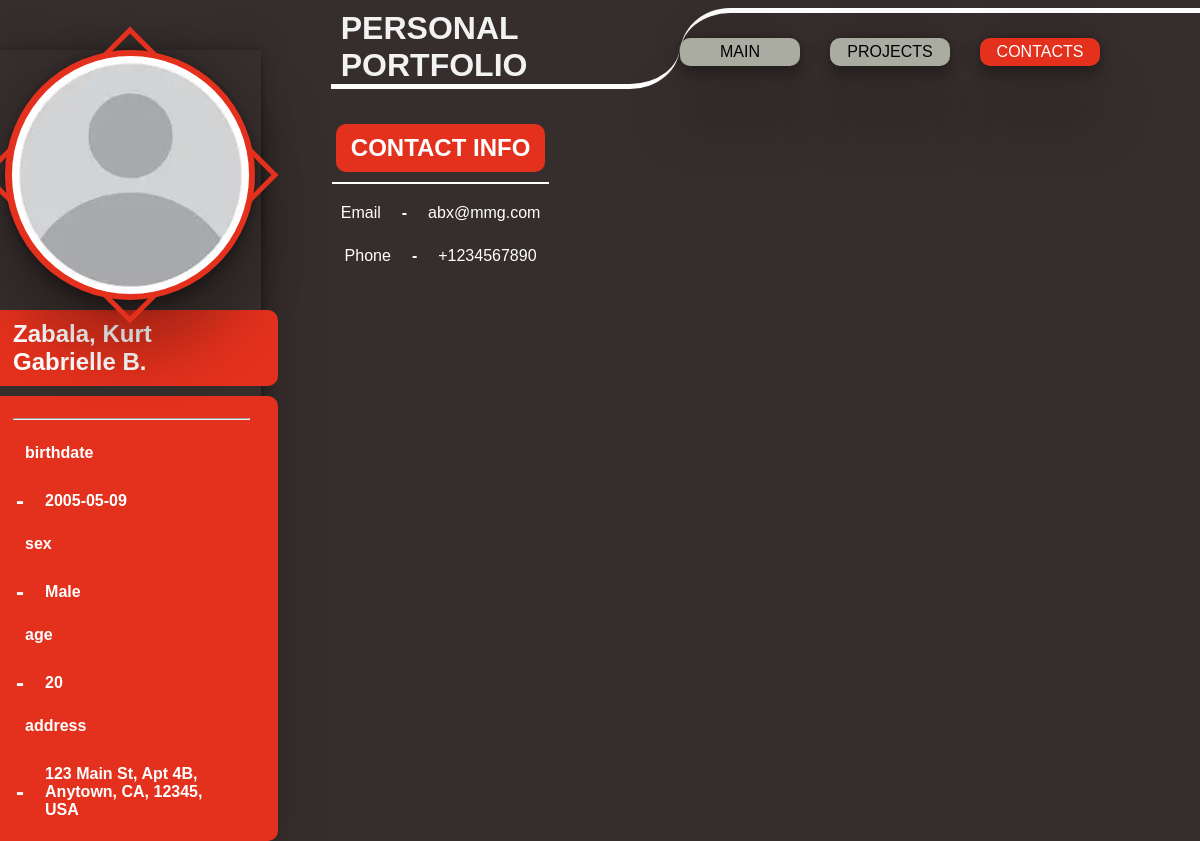
The app's page /0/contacts/index.php with its own data.
### tables this page shows
CREATE TABLE personal_data (
    id INT PRIMARY KEY AUTO_INCREMENT NOT NULL,
    firstname VARCHAR(255) NOT NULL,
    middlename VARCHAR(100),
    lastname VARCHAR(100) NOT NULL,
    suffix VARCHAR(10),
    birthdate DATE,
    status_id INT,
    sex enum('Male', 'Female', 'Other'),
    FOREIGN KEY (status_id) REFERENCES job_status(status_id)
);

CREATE TABLE contact_info (
    contact_id INT PRIMARY KEY AUTO_INCREMENT,
    id INT,
    contact_type VARCHAR(50) NOT NULL,
    contact_value VARCHAR(255) NOT NULL,
    FOREIGN KEY (id) REFERENCES personal_data(id)
);

### Properties/api/getFullname.php (called while the page is built, shortened)
<?php
    function getFullName($conn, $user_id) {
        $sql_fullname = "SELECT CONCAT(
                            lastname,
                            IF(suffix IS NOT NULL AND LENGTH(TRIM(suffix)) > 0, CONCAT(' ', suffix), ''),
                            ', ',
                            firstname,
                            ' ',
                            IF(middlename IS NOT NULL AND LENGTH(TRIM(middlename)) > 0, CONCAT(LEFT(middlename, 1), '.'), '')
                        ) AS full_name
                        FROM personal_data
                        WHERE id = ?";
        $stmt_fullname = $conn->prepare($sql_fullname);
        $stmt_fullname->bind_param('i', $user_id);
        $stmt_fullname->execute();
        $result_fullname = $stmt_fullname->get_result();
        $row_fullname = $result_fullname->fetch_assoc();
        return $row_fullname ? $row_fullname['full_name'] : '';
    }
?>

### 0/contacts/index.php (the view, shortened to what this page needs)
<?php
    include_once '../../Properties/database.php';
    include_once '../../Properties/api/functions.php';
    include_once '../../Properties/api/getFullname.php';
    $user_id = 1;
    $full_name = getFullName($conn, $user_id);
    $Main_info = getTargetTable(1);
    $box4_info = getTargetTable(2);
?>
<!DOCTYPE html>
<html lang="en">
<head>
    <link rel="stylesheet" href="../../Properties/Style/Loader.css">
    <link rel="stylesheet" href="../../Properties/Style/placeholder.css">
    <link rel="stylesheet" href="../../Properties/Style/main.css">
    <link rel="stylesheet" href="../header.css">
    <link rel="stylesheet" href="section.css">
</head>
<body>
    <div class="background-container" id="background">
        <article id="article">
            <div class="profile-container">
                <div class="profile-front">
                    <img id="profile-img" alt="image_profile">
                </div>
            </div>
            <div class="label-container">
                <?php echo $full_name?>
            </div>
            <div class="label-container">
				<hr>
                <table class="table">
                    <?php foreach ($Main_info as $key => $value) { ?>
                        <tr>
                            <td><?php echo $key?></td>
                        <tr>
                        <tr>
                            <th>-</th>
                            <td><?php echo $value?></td>
                        </tr>
                    <?php } ?>
                </table>
            </div>
        </article>
        <section id="section" class="">
            <div class="header-section ">
                <div class="title-cart">PERSONAL PORTFOLIO</div>
                <div class="tabs-container">
                    <div class="tabs" id="Home" onclick="access_page('Contacts','Home')">MAIN</div>
                    <div id="Projects" onclick="access_page('Contacts','Projects')" class="tabs">PROJECTS</div>
                    <div id="activetab" onclick="no('activetab')" class="tabs active">CONTACTS</div>
                </div>
                <div class="edit-button" id="edit_button" onclick="edit_function()">
                </div>
            </div>
            <div class="section-container">
                <?php if (!empty($box4_info)) { ?>
                <div class="box-container" id="b4">
                    <div><?php echo getBoxTitle($box4_info); ?></div>
                    <hr>
                    <table class="table">
                        <?php renderBoxRows($box4_info); ?>
                    </table>
                </div>
                <?php } ?>
            </div>
        </section>
    </div>
</body>
</html>

### Properties/api/functions.php (shortened to what this page needs)
<?php
    function getTableData($conn, $user_id, $table_id) {
        $table_data = [];
        switch($table_id) {
            case 1:
                $sql_personal = "SELECT pd.birthdate, pd.sex,
                                        COALESCE(TRIM(BOTH ', ' FROM CONCAT_WS(', ', a.address_line1, NULLIF(TRIM(a.address_line2), ''), a.city, a.state, a.zip_code, a.country)), '') AS full_address
                                 FROM personal_data pd
                                 LEFT JOIN address a ON a.id = pd.id AND a.show_Address = TRUE
                                 WHERE pd.id = ?";
                $stmt_personal = $conn->prepare($sql_personal);
                if ($stmt_personal) {
                    $stmt_personal->bind_param('i', $user_id);
                    $stmt_personal->execute();
                    $result_personal = $stmt_personal->get_result();
                    $row_personal = $result_personal->fetch_assoc();
                    if ($row_personal) {
                        $birthdate = $row_personal['birthdate'];
                        $age = $birthdate ? date('Y') - date('Y', strtotime($birthdate)) : '';
                        $address_full = $row_personal['full_address'] ?? '';
                        $table_data = [
                            'birthdate' => $birthdate,
                            'sex' => $row_personal['sex'] ?? '',
                            'age' => $age
                        ];
                        if (!empty($address_full)) {
                            $table_data['address'] = $address_full;
                        }
                    }
                }
                break;
            case 2:
                $sql_contact = "SELECT contact_type, contact_value FROM contact_info WHERE id = ?";
                $stmt_contact = $conn->prepare($sql_contact);
                if ($stmt_contact) {
                    $stmt_contact->bind_param('i', $user_id);
                    $stmt_contact->execute();
                    $result_contact = $stmt_contact->get_result();
                    $contacts = [];
                    while ($row_contact = $result_contact->fetch_assoc()) {
                        $contacts[] = [
                            'contact_type' => $row_contact['contact_type'],
                            'contact_value' => $row_contact['contact_value']
                        ];
                    }
                    $table_data = [
                        'contacts' => $contacts
                    ];
                }
                break;
        }
        return $table_data;
    }
    function getTargetTable($table_position) {
        global $conn, $user_id;
        $sql = "SELECT table_id FROM table_arranger WHERE table_possition = ? LIMIT 1";
        $stmt = $conn->prepare($sql);
        $stmt->bind_param('i', $table_position);
        $stmt->execute();
        $result = $stmt->get_result();
        $row = $result->fetch_assoc();
        $table_id = (int)$row['table_id'];
        return getTableData($conn, $user_id, $table_id);
    }
    function getBoxTitle($box_info) {
        $hasContacts = isset($box_info['contacts']) && is_array($box_info['contacts']);
        if ($hasContacts) return 'CONTACT INFO';
        return 'INFO';
    }
    function renderBoxRows($box_info) {
        if (isset($box_info['contacts']) && is_array($box_info['contacts'])) {
            foreach ($box_info['contacts'] as $contact) {
                $type = isset($contact['contact_type']) ? htmlspecialchars($contact['contact_type']) : '';
                $value = isset($contact['contact_value']) ? htmlspecialchars($contact['contact_value']) : '';
                echo "<tr><td>{$type}</td><th>-</th><td>{$value}</td></tr>";
            }
        }
    }
?>

### Properties/Style/main.css (style rules this page uses)
body { margin: 0; padding: 0; box-sizing: border-box; font-family: 'Poppins', sans-serif; background: #362E2D; }
.background-container { position: relative; overflow: hidden; min-height: 100vh; display: flex; justify-content: center; gap: 70px; }
.background-container article { margin-top: 50px; position: relative; box-shadow: rgba(0, 0, 0, 0.25) 0px 54px 55px, rgba(0, 0, 0, 0.12) 0px -12px 30px, rgba(0, 0, 0, 0.12) 0px 4px 6px, rgba(0, 0, 0, 0.17) 0px 12px 13px, rgba(0, 0, 0, 0.09) 0px -3px 5px; display: flex; align-items: center; flex-direction: column; gap: 10px; width: max-content; }
.background-container section { height: calc(100vh - 10px); width: 1200px; padding-top: 10px; min-width: 50%; overflow-y: hidden; display: flex; flex-direction: column; gap: 10px; }
.label-container { cursor:default; width: 90%; max-width: 300px; padding: 10px 30px; background-color: #E3311D; border-radius: 10px; display: flex; flex-direction: column; justify-content: center; align-items: center; color: white; font-size: 1.5rem; font-weight: 600; }
.label-container hr { width: 100%; }
.label-container .table { width: 100%; font-weight: none; }
.table tr td { font-size: 1rem; }
.profile-container { position: sticky; top: 10px; width: 250px; aspect-ratio: 1/1; border-radius: 50%; box-shadow: rgba(0, 0, 0, 0.25) 0px 54px 55px, rgba(0, 0, 0, 0.12) 0px -12px 30px, rgba(0, 0, 0, 0.12) 0px 4px 6px, rgba(0, 0, 0, 0.17) 0px 12px 13px, rgba(0, 0, 0, 0.09) 0px -3px 5px; display: flex; justify-content: center; align-items: center; animation: levitate 2s ease-in-out infinite alternate; }
.profile-front { position: absolute; z-index: 10; width: 100%; background-color: #E3311D; aspect-ratio: 1/1; border-radius: 50%; display: flex; justify-content: center; align-items: center; }
.profile-front img { width: 95%; height: 95%; border-radius: 50%; object-fit: contain; }

### 0/header.css (style rules this page uses)
.header-section { width: 100%; display: flex; justify-content: space-evenly; align-items: center; }
.header-section .title-cart { flex-grow: 5; padding-inline:10px; font-size: 2rem; user-select: none; color: #f2f2f2; font-weight: bolder; border-bottom: solid 5px white; border-bottom-right-radius: 50px 55%; }
.header-section .tabs-container { height: 100%; display: flex; justify-content: space-around; gap: 30px; align-items: center; flex-grow: 3; border-top: solid 5px white; border-top-left-radius: 50px 55%; }
.tabs-container .tabs { padding: 5px 10px; width: 100px; background-color: #AAACA1; border-radius: 10px; box-shadow: rgba(0, 0, 0, 0.25) 0px 54px 55px, rgba(0, 0, 0, 0.12) 0px -12px 30px, rgba(0, 0, 0, 0.12) 0px 4px 6px, rgba(0, 0, 0, 0.17) 0px 12px 13px, rgba(0, 0, 0, 0.09) 0px -3px 5px; display: flex; justify-content: center; user-select: none; cursor: pointer; transition: .5s; }
.tabs-container .active { background-color: #E3311D; color: white; transition: .5s; }
.header-section .edit-button { border-top: solid 5px white; height: 100%; flex-grow: 1; padding-inline: 50px; display: flex; align-items: center; justify-content: center; }

### 0/main/section.css (style rules this page uses)
.section-container { height: 100%; width: 100%; display: flex; justify-content: flex-start; align-content: flex-start; flex-wrap: wrap; gap: 20px; overflow-y: scroll; }
.box-container { min-height: 200px; height: fit-content; width: fit-content; min-width: 200px; display: flex; justify-content: center; align-items: center; flex-direction: column; }
.box-container hr { border: 1px solid white; width: 98%; margin: 10px 0; }
.box-container .table { height: 100%; color: white; width: 100%; display: flex; justify-content: center; align-content: center; flex-wrap: wrap; }
.box-container div { font-size: 1.5rem; font-weight: bold; text-align: center; width: 95%; padding: 10px 0; background-color: #E3311D; border-radius: 10px; color: white; }
.table tbody tr { width: 100%; display: flex; justify-content: center; align-items: center; gap: 10px; }
.table tbody tr td { border-radius: 10px; width: 100%; padding: 10px; }

### records on screen
personal_data: birthdate "2005-05-09", sex "Male"
contact_info: contact_type "Email", contact_value "abx@mmg.com"
contact_info: contact_type "Phone", contact_value "+1234567890"

### other values on screen
$full_name "Zabala, Kurt Gabrielle B."
$key "birthdate"
$key "sex"
$key "age"
$value "20"
$key "address"
$value "123 Main St, Apt 4B, Anytown, CA, 12345, USA"
getBoxTitle($box4_info) "CONTACT INFO"
